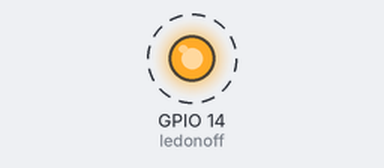
Recording of a program running on a simulated Raspberry Pi (BCM pin numbers). Shown: output pins drawn as LEDs (lit = HIGH). Dashed ring = blinking.

Above: at 0.5 s.
Timing chart, 0 to 4.6 s (numbered marks = the images above):
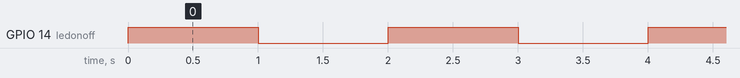

Measured:
- by itself, GPIO 14 (ledonoff): alternates HIGH for 1.0 s and LOW for 1.0 s

The program:

P5_ParpadeoLed.py
```python
#ejercicio 5 - Parpadeo de Led
import RPi.GPIO as GPIO
from time import sleep

ledonoff=14
GPIO.setmode(GPIO.BCM)
GPIO.setup(ledonoff, GPIO.OUT)
try:
    while True:
        estado=True
        GPIO.output(ledonoff, estado)
        sleep(1)
        estado=False
        GPIO.output(ledonoff, estado)
        sleep(1)
except KeyboardInterrupt:
    GPIO.cleanup()
```
